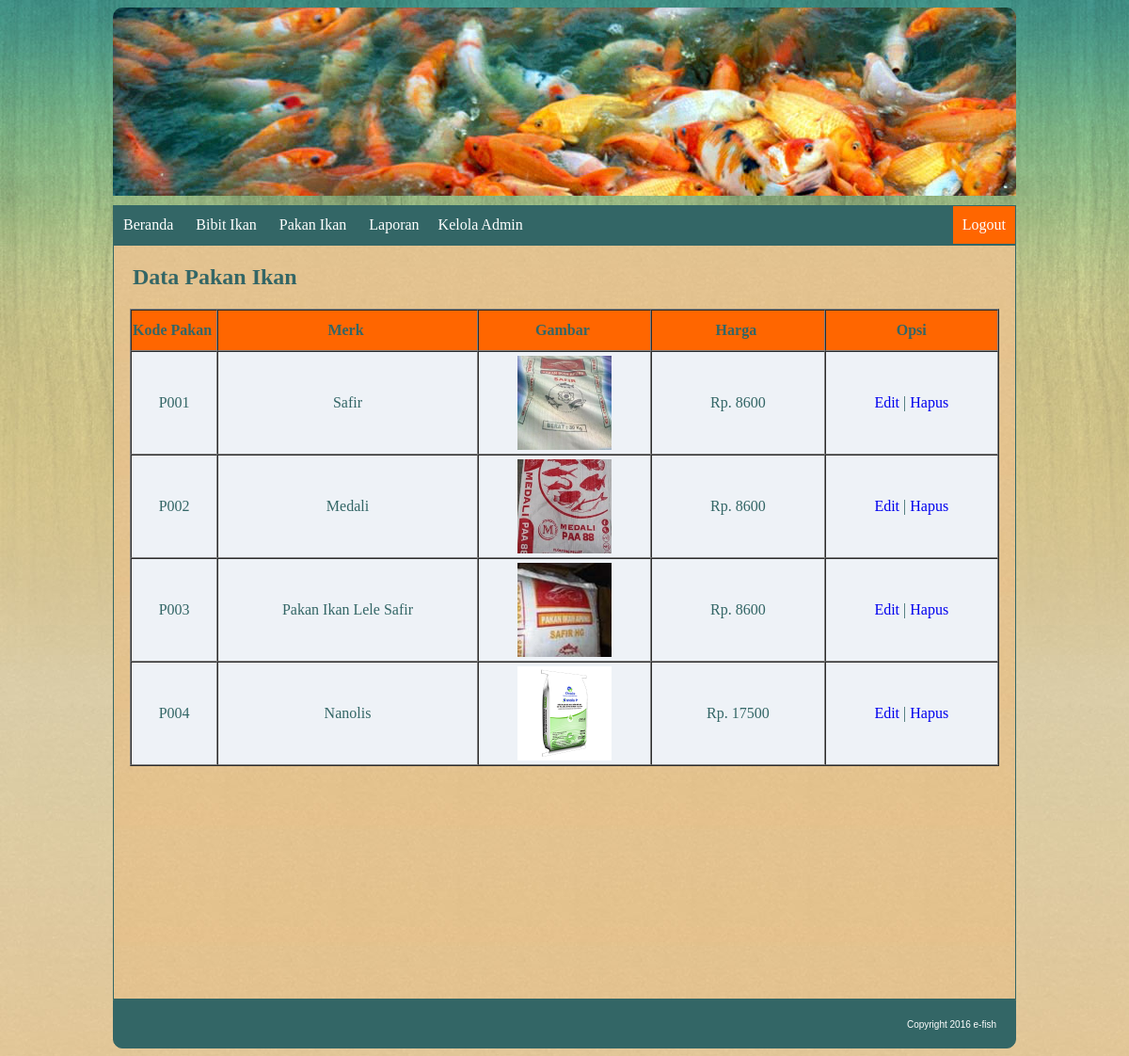
Screenshot of /viewpakan.php with the database file from the repository.
### tables this page shows
CREATE TABLE `tb_pakan` (
  `kd_pakan` varchar(11) NOT NULL,
  `merk_pakan` varchar(40) DEFAULT NULL,
  `gambar` text,
  `harga` double DEFAULT NULL
);

### viewpakan.php (the view, shortened to what this page needs)
<!DOCTYPE html>
<html>
<head>
</head>
<link href="css/style.css" type="text/css" rel="stylesheet">
<body>
</body>
<div id="canvas">
	<div id="header">
	</div>
	<div id="menu">
		<ul>
			<li class="utama"><a href="formadmin.php">Beranda</a></li>
			<li class="utama"><a href="">Bibit Ikan</a>
			</li>
			<li class="utama"><a href="">Pakan Ikan</a>
			</li>
			<li class="utama"><a href="">Laporan</a>
			<li class="utama"><a href="tambahadmin.php">Kelola Admin</a>
			</li>
			<li class="utama" style="background-color:#f60;  float: right; "><a href="logoutadmin.php">Logout</a>
			</li>
		</ul>
	</div>
	<div id="isi">
		<h2 style="padding-left: 20px">Data Pakan Ikan</h2>
			<table width="924" border="1" align="center" cellpadding="0" cellspacing="0">
				<tr bgcolor="FF6600" >
					<th width="10%" height="42">Kode Pakan</td>&nbsp;
					<th width="30%">Merk</td>&nbsp;
					<th width="20%">Gambar</td>&nbsp;
					<th width="20%">Harga</td>&nbsp;
					<th width="25%">Opsi</td>
				</tr>
				<?php
					$sql = mysql_query("select * from tb_pakan") or die (mysql_error());
					while($data = mysql_fetch_array($sql)) {
				?>
				<tr align="center"  bgcolor="#EEF2F7">
					<td height="32"><div align="center"><?php echo $data['kd_pakan']; ?></div></td>
					<td><div align="center"><?php echo $data['merk_pakan']; ?></div></td>
					<td><div align="center" style="padding-top: 4px"><img src="img/<?php echo $data['gambar']; ?>" width = "100px"></div></td>
					<td><div align="center">Rp. <?php echo $data['harga']; ?></div></td>
					<td><div align="center"><a href="editpakan.php?kd_pakan=<?php echo $data['kd_pakan']; ?>" style="text-decoration: none;">Edit</a> | <a nclick="return confirm('Apakah Anda Yakin Akan Menghapus Data ?')" href="hapuspakan.php?kd_pakan=<?php echo $data['kd_pakan']; ?>" style="text-decoration: none;">Hapus</a></div></td>
				</tr>
			 	<?php
				}
				?>
			</table>
	</div>
	<div id="footer">
		Copyright 2016 e-fish
	</div>
</div>
</html>

### css/style.css (style rules this page uses)
body { font-family: "arial"; background-image:url(../img/bg-pattern.jpg); }
#canvas { width: 960px; margin: 0 auto; }
#header { font-size: 20px; border: 0 solid silver; margin-bottom: 10px; height: 200px; border-top-right-radius:10px; border-top-left-radius:10px; background-image:url(../img/jual-benih-ikan-koi-surya-mina.jpg); text-align:left; color: #FFF; font-family: "Earth Orbiter"; font-size:50px; padding: 0 80px; }
#menu { border: 1px solid #336666; background-color: #336666; font-family: "Caviar Dreams"; }
#menu ul { list-style: none; margin: 0; padding: 0; }
#menu ul li.utama { display: inline-table; }
#menu ul li a { display: block;; text-decoration: none; line-height: 40px; padding: 0 10px; color: #FFF; }
#isi { min-height: 800px; border: 1px solid #336666; background-image:url(../img/bg-body.jpg); font-family: "Maiandra GD"; color:#336666; }
#footer { font-size:10px; height: 30px; text-align:right; border-bottom-right-radius:10px; border-bottom-left-radius:10px; background-color: #336666; color: #fff; border: 1px solid #336666; padding-top:20px; padding-right:20px; }

### rows the page displays
tb_pakan: kd_pakan "P001", merk_pakan "Safir", gambar (picture), harga "8600"
tb_pakan: kd_pakan "P002", merk_pakan "Medali", gambar (picture), harga "8600"
tb_pakan: kd_pakan "P003", merk_pakan "Pakan Ikan Lele Safir", gambar (picture), harga "8600"
tb_pakan: kd_pakan "P004", merk_pakan "Nanolis", gambar (picture), harga "17500"
